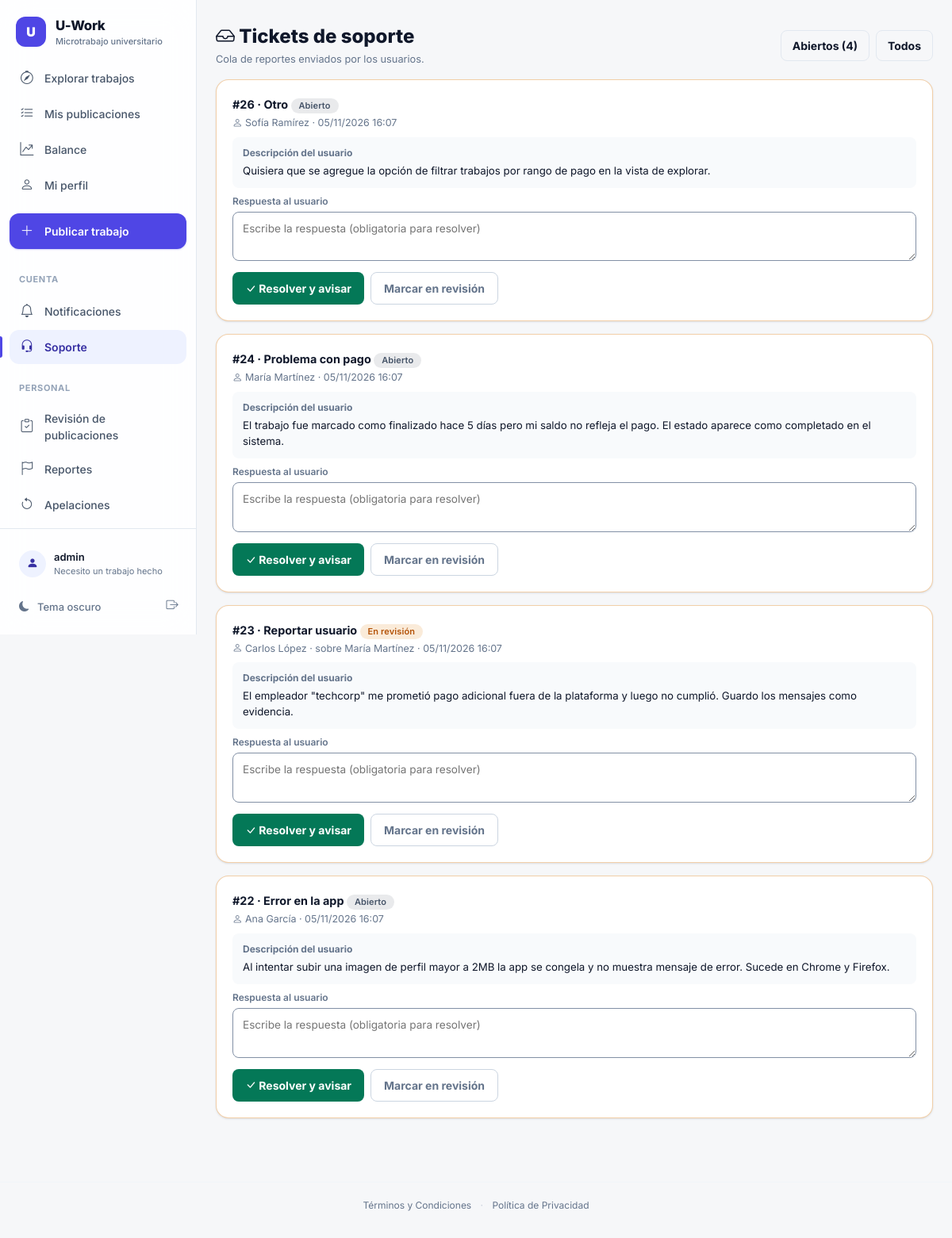
Page /soporte/panel/ (signed in) on the committed database.
### accounts/models.py (models this page shows, shortened)
class User(AbstractUser):
    class Rol(models.TextChoices):
        ESTUDIANTE = 'estudiante', 'Estudiante'
        EMPLEADOR = 'empleador', 'Necesito un trabajo hecho'
    rol = models.CharField(max_length=20, choices=Rol.choices, default=Rol.EMPLEADOR)
    foto = models.ImageField(upload_to='perfiles/', blank=True, null=True)
    cedula = models.CharField(max_length=20, blank=True, verbose_name='Documento de identidad')
    telefono = models.CharField(max_length=20, blank=True)
    direccion = models.CharField(max_length=255, blank=True, verbose_name='Ubicación / Dirección')
    fecha_nacimiento = models.DateField(null=True, blank=True)
    habilidades = models.TextField(blank=True, help_text='Separa las habilidades con comas')
    calificacion_promedio = models.DecimalField(max_digits=3, decimal_places=2, default=0)
    universidad = models.CharField(max_length=200, blank=True)
    carrera = models.CharField(max_length=200, blank=True)
    semestre = models.PositiveSmallIntegerField(null=True, blank=True)
    foto_carnet = models.ImageField(upload_to='carnets/', blank=True, null=True, verbose_name='Foto del carnet estudiantil')
    pregunta_seguridad = models.CharField(max_length=255, blank=True)
    respuesta_seguridad = models.CharField(max_length=255, blank=True)
    is_banned = models.BooleanField(
        default=False, verbose_name='Cuenta sancionada')
    baneo_hasta = models.DateTimeField(
        null=True, blank=True, verbose_name='Suspensión hasta')
    motivo_baneo = models.TextField(blank=True, verbose_name='Motivo de la sanción')
    is_email_verified = models.BooleanField(
        default=False, verbose_name='Correo verificado')
    email_verification_token = models.UUIDField(
        null=True, blank=True, editable=False, unique=True)
    email_verification_sent_at = models.DateTimeField(null=True, blank=True)
    class Meta:
        verbose_name = 'Usuario'
        verbose_name_plural = 'Usuarios'
    @property
    def es_estudiante(self):
        return self.rol == self.Rol.ESTUDIANTE
    def __str__(self):
        return self.get_full_name() or self.username
    EMAIL_VERIFICATION_TIMEOUT_HOURS = 48

### support/models.py (models this page shows, shortened)
class SupportTicket(models.Model):
    class Tipo(models.TextChoices):
        BUG     = 'bug',     'Error en la app'
        USUARIO = 'usuario', 'Reportar usuario'
        PAGO    = 'pago',    'Problema con pago'
        OTRO    = 'otro',    'Otro'
    class Estado(models.TextChoices):
        ABIERTO     = 'abierto',     'Abierto'
        EN_REVISION = 'en_revision', 'En revisión'
        RESUELTO    = 'resuelto',    'Resuelto'
    reporter           = models.ForeignKey(settings.AUTH_USER_MODEL, on_delete=models.CASCADE, related_name='tickets_enviados')
    tipo               = models.CharField(max_length=20, choices=Tipo.choices)
    descripcion        = models.TextField(verbose_name='Descripción del problema')
    usuario_reportado  = models.ForeignKey(
        settings.AUTH_USER_MODEL, on_delete=models.SET_NULL,
        null=True, blank=True, related_name='reportes_recibidos',
        verbose_name='Usuario reportado (opcional)'
    )
    estado     = models.CharField(max_length=20, choices=Estado.choices, default=Estado.ABIERTO)
    respuesta      = models.TextField(blank=True, verbose_name='Respuesta')
    resuelto_por   = models.ForeignKey(
        settings.AUTH_USER_MODEL, on_delete=models.SET_NULL, null=True,
        blank=True, related_name='tickets_resueltos')
    resuelto_at    = models.DateTimeField(null=True, blank=True)
    created_at = models.DateTimeField(auto_now_add=True)
    class Meta:
        ordering = ['-created_at']
        verbose_name = 'Ticket de soporte'
        verbose_name_plural = 'Tickets de soporte'
    @property
    def abierto(self):
        return self.estado in (self.Estado.ABIERTO, self.Estado.EN_REVISION)

### support/views.py (the view)
# urls.py: path('panel/', views.panel_tickets, name='panel_tickets'),
@staff_required
def panel_tickets(request):
    filtro = request.GET.get('estado', 'abiertos')
    qs = SupportTicket.objects.select_related(
        'reporter', 'usuario_reportado', 'resuelto_por')
    if filtro == 'todos':
        pass
    elif filtro == 'resueltos':
        qs = qs.filter(estado=SupportTicket.Estado.RESUELTO)
    else:
        qs = qs.filter(estado__in=[SupportTicket.Estado.ABIERTO,
                                   SupportTicket.Estado.EN_REVISION])
    return render(request, 'support/panel_tickets.html', {
        'tickets': qs,
        'filtro': filtro,
        'abiertos': SupportTicket.objects.filter(
            estado__in=[SupportTicket.Estado.ABIERTO,
                        SupportTicket.Estado.EN_REVISION]).count(),
        'resueltos': SupportTicket.objects.filter(
            estado=SupportTicket.Estado.RESUELTO).count(),
    })

### templates/support/panel_tickets.html (shortened to what this page needs)
{% extends 'base.html' %}
{% block content %}
<div style="max-width:1000px; margin:0 auto;">
    <div class="d-flex justify-content-between align-items-center mb-3" style="flex-wrap:wrap; gap:10px;">
        <div>
            <h4 style="font-weight:800; color:var(--text); margin:0 0 4px;">
                <i class="bi bi-inbox"></i> Tickets de soporte
            </h4>
            <p style="font-size:0.8rem; color:var(--text-secondary); margin:0;">
                Cola de reportes enviados por los usuarios.
            </p>
        </div>
        <div class="d-flex gap-2">
            <a href="{% url 'support:panel_tickets' %}?estado=abiertos" class="btn btn-sm"
               style="border:1.5px solid var(--border); border-radius: var(--radius-sm); font-weight:700; color:var(--text); padding:8px 14px;">
                Abiertos ({{ abiertos }})
            </a>
            <a href="{% url 'support:panel_tickets' %}?estado=todos" class="btn btn-sm"
               style="border:1.5px solid var(--border); border-radius: var(--radius-sm); font-weight:700; color:var(--text); padding:8px 14px;">
                Todos
            </a>
        </div>
    </div>
    {% for t in tickets %}
    <div class="card mb-3" {% if t.abierto %}style="border-color:rgba(217,119,6,0.35);"{% endif %}>
        <div class="card-body">
            <div class="d-flex justify-content-between align-items-start mb-2" style="gap:12px;">
                <div style="min-width:0;">
                    <div style="font-size:var(--fs-xs); font-weight:700; font-size:0.9rem; color:var(--text);">
                        #{{ t.pk }} · {{ t.get_tipo_display }}
                        <span class="badge"
                              style="background:{% if t.estado == 'resuelto' %}rgba(5,150,105,0.15);color:var(--state-success){% elif t.estado == 'en_revision' %}rgba(217,119,6,0.15);color:var(--state-warning){% else %}rgba(107,114,128,0.15);color:var(--state-neutral){% endif %};">
                            {{ t.get_estado_display }}
                        </span>
                    </div>
                    <div style="font-size:0.78rem; color:var(--text-secondary); margin-top:3px;">
                        <i class="bi bi-person"></i> {{ t.reporter }}
                        {% if t.usuario_reportado %} · sobre {{ t.usuario_reportado }}{% endif %}
                        · {{ t.created_at|date:"d/m/Y H:i" }}
                    </div>
                </div>
            </div>
            <div style="font-size:0.83rem; color:var(--text); padding:11px 13px; background:var(--surface-alt); border-radius: var(--radius-sm); margin-bottom:8px;">
                <strong style="font-size:var(--fs-xs); font-weight:700; color:var(--text-secondary); display:block; margin-bottom:4px;">
                    Descripción del usuario</strong>
                {{ t.descripcion }}
            </div>
            <form method="post" action="{% url 'support:resolver_ticket' t.pk %}">
                <label for="respuesta_{{ t.pk }}" style="font-size:0.75rem; font-weight:600; color:var(--text-secondary); display:block; margin-bottom:4px;">
                    Respuesta al usuario
                </label>
                <textarea name="respuesta" id="respuesta_{{ t.pk }}" rows="2"
                          placeholder="Escribe la respuesta (obligatoria para resolver)"
                          style="width:100%; padding:10px 12px; font-size:0.85rem; border-radius: var(--radius-sm);
                                 border:1px solid var(--input-border); background:var(--input-bg); color:var(--text); margin-bottom:8px;">{{ t.respuesta }}</textarea>
                <div class="d-flex gap-2 flex-wrap">
                    <button type="submit" name="estado" value="resuelto" class="btn btn-sm"
                            style="background:var(--state-success); color:#fff; border:none; border-radius: var(--radius-sm); font-weight:700; padding:9px 16px;">
                        <i class="bi bi-check-lg"></i> Resolver y avisar
                    </button>
                    <button type="submit" name="estado" value="en_revision" class="btn btn-sm btn-outline-secondary"
                            style="border-radius: var(--radius-sm); font-weight:700; padding:9px 16px;">
                        Marcar en revisión
                    </button>
                </div>
            </form>
        </div>
    </div>
    {% endfor %}
</div>
{% endblock %}

### templates/base.html (shortened to what this page needs)
<!DOCTYPE html>
<html lang="es">
<head>
    <link href="https://cdn.jsdelivr.net/npm/bootstrap@5.3.3/dist/css/bootstrap.min.css" rel="stylesheet">
    <link href="https://cdn.jsdelivr.net/npm/bootstrap-icons@1.11.3/font/bootstrap-icons.min.css" rel="stylesheet">
    {% load static %}
    <link rel="stylesheet" href="{% static 'css/style.css' %}">
</head>
<body>
    {% if user.is_authenticated %}
    <aside class="desktop-sidebar" aria-label="Menú lateral">
        <a class="sidebar-brand" href="{% url 'jobs:job_list' %}">
            <span class="brand-icon">U</span>
            <span>
                <span class="brand-text">U-Work</span>
                <span class="brand-sub">Microtrabajo universitario</span>
            </span>
        </a>
        <nav class="sidebar-nav">
            {% if user.es_estudiante %}
            <a href="{% url 'jobs:job_list' %}" class="{% if request.resolver_match.url_name == 'job_list' %}active{% endif %}">
                <i class="bi bi-compass" aria-hidden="true"></i> Explorar trabajos
            </a>
            <a href="{% url 'jobs:my_jobs' %}" class="{% if request.resolver_match.url_name == 'my_jobs' %}active{% endif %}">
                <i class="bi bi-send-check" aria-hidden="true"></i> Mis postulaciones
            </a>
            {% else %}
            <a href="{% url 'jobs:job_list' %}" class="{% if request.resolver_match.url_name == 'job_list' %}active{% endif %}">
                <i class="bi bi-compass" aria-hidden="true"></i> Explorar trabajos
            </a>
            <a href="{% url 'jobs:my_jobs' %}" class="{% if request.resolver_match.url_name == 'my_jobs' %}active{% endif %}">
                <i class="bi bi-list-check" aria-hidden="true"></i> Mis publicaciones
            </a>
            {% endif %}
            <a href="{% url 'accounts:balance' %}" class="{% if request.resolver_match.url_name == 'balance' %}active{% endif %}">
                <i class="bi bi-graph-up-arrow" aria-hidden="true"></i> Balance
            </a>
            <a href="{% url 'accounts:profile' %}" class="{% if request.resolver_match.url_name == 'profile' %}active{% endif %}">
                <i class="bi bi-person" aria-hidden="true"></i> Mi perfil
            </a>
            {% if not user.es_estudiante %}
            <a href="{% url 'jobs:job_create' %}" class="publish-btn {% if request.resolver_match.url_name == 'job_create' %}active{% endif %}">
                <i class="bi bi-plus-lg" aria-hidden="true"></i> Publicar trabajo
            </a>
            {% endif %}
            <div class="nav-label">Cuenta</div>
            <a href="{% url 'notifications:list' %}" class="{% if request.resolver_match.app_name == 'notifications' %}active{% endif %}" style="position:relative;">
                <i class="bi bi-bell" aria-hidden="true"></i> Notificaciones
            </a>
            <a href="{% url 'support:create' %}" class="{% if request.resolver_match.app_name == 'support' %}active{% endif %}">
                <i class="bi bi-headset" aria-hidden="true"></i> Soporte
            </a>
            {% if user.is_staff %}
            <div class="nav-label">Personal</div>
            <a href="{% url 'moderation:panel_publicaciones' %}" class="{% if request.resolver_match.url_name == 'panel_publicaciones' %}active{% endif %}">
                <i class="bi bi-clipboard-check" aria-hidden="true"></i> Revisión de publicaciones
            </a>
            <a href="{% url 'moderation:panel_reportes' %}" class="{% if request.resolver_match.url_name == 'panel_reportes' %}active{% endif %}">
                <i class="bi bi-flag" aria-hidden="true"></i> Reportes
            </a>
            <a href="{% url 'moderation:apelaciones' %}" class="{% if request.resolver_match.url_name == 'apelaciones' %}active{% endif %}">
                <i class="bi bi-arrow-counterclockwise" aria-hidden="true"></i> Apelaciones
            </a>
            <a href="{% url 'moderation:bitacora' %}" class="{% if request.resolver_match.url_name == 'bitacora' %}active{% endif %}">
            </a>
            {% endif %}
        </nav>
        <div class="sidebar-footer">
            <a href="{% url 'accounts:profile' %}" class="sidebar-user">
                {% if user.foto %}
                <img src="{{ user.foto.url }}" class="user-avatar" alt="">
                {% else %}
                <span class="user-avatar"><i class="bi bi-person-fill" aria-hidden="true"></i></span>
                {% endif %}
                <span style="min-width:0">
                    <span class="user-name">{{ user.get_full_name|default:user.username }}</span>
                    <span class="user-role">{{ user.get_rol_display }}</span>
                </span>
            </a>
            <div class="sidebar-footer-row">
                <button type="button" data-theme-toggle class="sidebar-theme-toggle" title="Cambiar tema">
                    <i class="bi bi-moon-fill" aria-hidden="true"></i> <span>Tema oscuro</span>
                </button>
                <form method="post" action="{% url 'accounts:logout' %}">
                    <button type="submit" class="sidebar-logout" aria-label="Cerrar sesión" title="Cerrar sesión">
                        <i class="bi bi-box-arrow-right" aria-hidden="true"></i>
                    </button>
                </form>
            </div>
        </div>
    </aside>
    {% endif %}
    <div class="app-layout">
        <main class="content-wrapper" id="contenido-principal" tabindex="-1">
            {% block content %}{% endblock %}
        </main>
    </div>
    <footer class="legal-footer">
        <a href="{% url 'legal:terminos' %}">Términos y Condiciones</a>
        <span class="legal-sep">·</span>
        <a href="{% url 'legal:privacidad' %}">Política de Privacidad</a>
    </footer>
</body>
</html>

### rows in the picture
User: get_full_name "admin", rol "Necesito un trabajo hecho"
SupportTicket: pk "26", tipo "Otro", estado "Abierto", reporter "Sofía Ramírez", created_at "05/11/2026 16:07", descripcion "Quisiera que se agregue la opción de filtrar trabajos por rango de pago en la vista de explorar.", respuesta "Escribe la respuesta (obligatoria para resolver)"
SupportTicket: pk "24", tipo "Problema con pago", estado "Abierto", reporter "María Martínez", created_at "05/11/2026 16:07", descripcion "El trabajo fue marcado como finalizado hace 5 días pero mi saldo no refleja el pago. El estado aparece como completado en el sistema.", respuesta "Escribe la respuesta (obligatoria para resolver)"
SupportTicket: pk "23", tipo "Reportar usuario", estado "En revisión", reporter "Carlos López", usuario_reportado "María Martínez", created_at "05/11/2026 16:07", descripcion "El empleador \"techcorp\" me prometió pago adicional fuera de la plataforma y luego no cumplió. Guardo los mensajes como evidencia.", respuesta "Escribe la respuesta (obligatoria para resolver)"
SupportTicket: pk "22", tipo "Error en la app", estado "Abierto", reporter "Ana García", created_at "05/11/2026 16:07", descripcion "Al intentar subir una imagen de perfil mayor a 2MB la app se congela y no muestra mensaje de error. Sucede en Chrome y Firefox.", respuesta "Escribe la respuesta (obligatoria para resolver)"

### other values in the picture
{{ abiertos }} "4"
